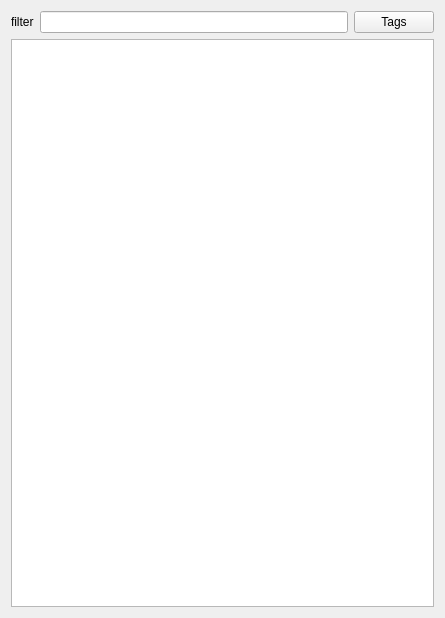
<?xml version="1.0" encoding="UTF-8"?>
<ui version="4.0">
 <class>Form</class>
 <widget class="QWidget" name="Form">
  <property name="geometry">
   <rect>
    <x>0</x>
    <y>0</y>
    <width>445</width>
    <height>618</height>
   </rect>
  </property>
  <property name="windowTitle">
   <string>Form</string>
  </property>
  <layout class="QVBoxLayout" name="verticalLayout">
   <item>
    <layout class="QHBoxLayout" name="horizontalLayout">
     <item>
      <widget class="QLabel" name="label">
       <property name="text">
        <string>filter</string>
       </property>
      </widget>
     </item>
     <item>
      <widget class="QLineEdit" name="filter_lineEdit"/>
     </item>
     <item>
      <widget class="QPushButton" name="pushButton">
       <property name="text">
        <string>Tags</string>
       </property>
      </widget>
     </item>
    </layout>
   </item>
   <item>
    <widget class="QListView" name="itemListView">
     <property name="editTriggers">
      <set>QAbstractItemView::NoEditTriggers</set>
     </property>
     <property name="showDropIndicator" stdset="0">
      <bool>false</bool>
     </property>
     <property name="alternatingRowColors">
      <bool>false</bool>
     </property>
     <property name="resizeMode">
      <enum>QListView::Adjust</enum>
     </property>
     <property name="modelColumn">
      <number>0</number>
     </property>
    </widget>
   </item>
  </layout>
 </widget>
 <resources/>
 <connections/>
</ui>
